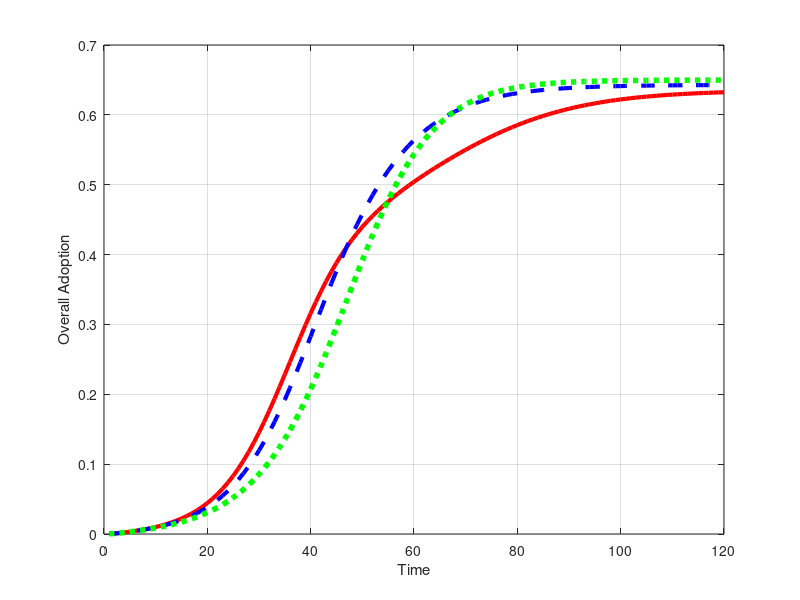
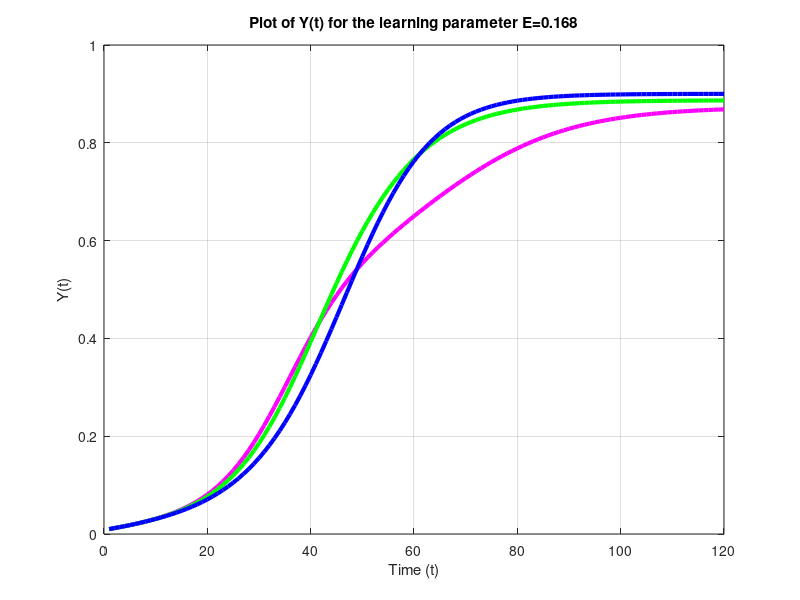
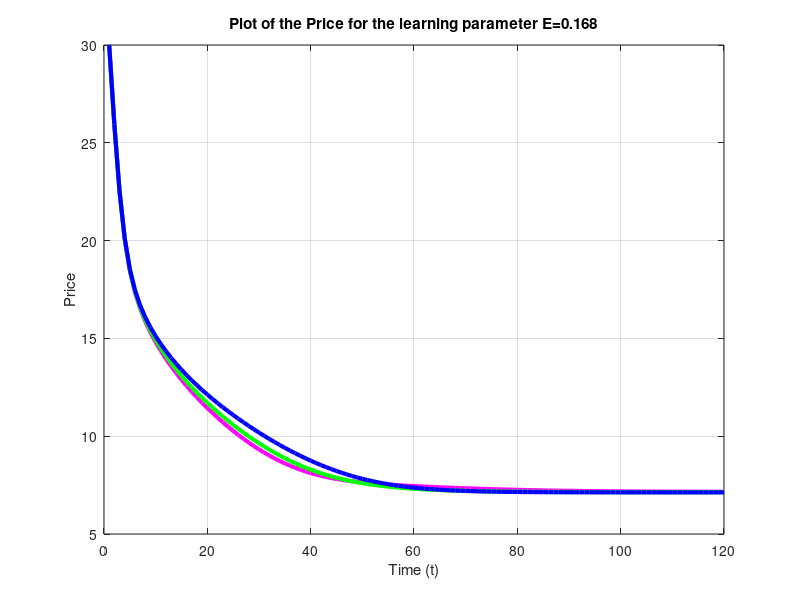
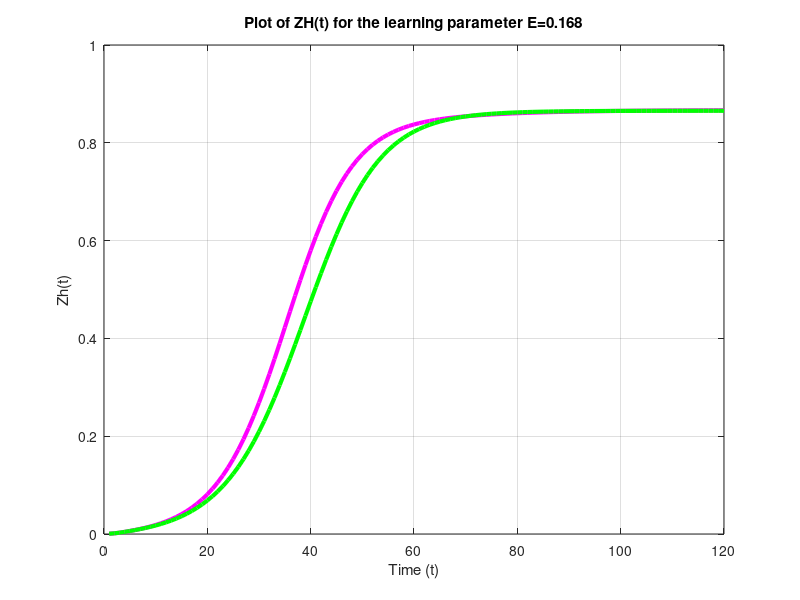

Source code (MATLAB) for these figures, in order: (Note: this script raises an error after producing the figures.)
%% Figure 1: Impact of Intergroup Interaction
%
% This script reproduces Figure 1 of the manuscript.
%
% The script evaluates innovation diffusion under different
% levels of intergroup interaction between communities.
%
% MATLAB version: R2024b

clear;
clc;
close all;

% Model parameters

global xi P eta b a n E rho0 alpha_H alpha_L beta_L beta_H t_initial t_final

xi = 0.05;
P = 0.05;
eta = 1;
etai = 1-eta;
b = 0.2;
a = 0;
E = 0.168; % the experience parameter E for solar panels
rho0 = 30; 
n = 8000;
t_initial = 0;
t_final = 120;
p2 = 0.05;
% parameters for the gamma distribution for community 1: G_H
alpha_H = 4;
beta_H = 4;

% parameters for the gamma distribution for community 2: G_L
alpha_L = alpha_H;
beta_L = 2;

Y0_H = 0.01;
Y0_L = 0.01;
Y0 = (Y0_H + Y0_L) / 2;

Z0_H = Y0_H * (1 - gamcdf(rho0, alpha_H, beta_H));
Z0_L = Y0_L * (1 - gamcdf(rho0, alpha_H, beta_L));
Z0 = (Z0_H + Z0_L) / 2;

% the time span
tspan = [t_initial, t_final];

% initial Z, Y and price vectors
Y = zeros(1, t_final);
Z = zeros(1, t_final);
price = rho0 * ones(1, t_final);
Y_H = zeros(1, t_final);
Y_L = zeros(1, t_final);
Z_H = zeros(1, t_final);
Z_L = zeros(1, t_final);
Disparity_OverallVector = zeros(1, t_final);
Z_H1 = zeros(1, t_final);
Z_L1 = zeros(1, t_final);


% Initial conditions
Y(1) = Y0;
Y_L(1) = Y0_L;
Y_H(1) = Y0_H;
Z(1) = Z0;
Z_L(1) = Z0_L;
Z_H(1) = Z0_H;
price(1) = rho0;

% the functions are solved for each iteration of the loop
ode = @(t, Y, Zi, Zj) ((xi * P + eta * (b * (1-a) + a * (2 * Zi - 1)) * Zi + etai * (b * (1-a) + a * (2 * Zj - 1)) * Zj) * (1 - Y)- p2 * (Y - Zi));

equationZ = @(Z, price, Y, beta) Y * (1 - gamcdf(price, alpha_H, beta)) - Z;

equationPrice = @(price, Z, rho0, n, E) rho0 * (n * Z) ^ -E - price;

% the Z and price equations for each iteration of the loop
for ts = 2:t_final
    [t, YH_sol] = ode45(@(t, Y_H) ode(t, Y_H, Z_H(ts-1), Z_L(ts-1)), [ts-1, ts], Y_H(ts-1));
    Y_H(ts) = YH_sol(end) ;

    [t, YL_sol] = ode45(@(t, Y_L) ode(t, Y_L, Z_L(ts-1), Z_H(ts-1)), [ts-1, ts], Y_L(ts-1));
    Y_L(ts) = YL_sol(end) ;

    Y(ts) = (Y_H(ts) + Y_L(ts)) / 2;

    price(ts) = fsolve(@(price) equationPrice(price, Z(ts-1), rho0, n , E), price(ts-1));

    Z_H(ts) = fsolve(@(Z_H) equationZ(Z_H, price(ts), Y_H(ts), beta_H), Z_H(ts-1));
    Z_L(ts) = fsolve(@(Z_L) equationZ(Z_L, price(ts), Y_L(ts), beta_L), Z_L(ts-1));

    Z(ts) = (Z_H(ts) + Z_L(ts)) / 2;

    Dsiparity_OverallVector(ts) = abs(Z_H(ts) - Z_L(ts));
end
Z_H1 = Z_H;
Z_L1 = Z_L;

Dsiparity_Overall = sum(abs(Z_H - Z_L));
Disparity_SteadyState = abs(Z_H(t_final) - Z_L(t_final));

% plot Z(t)
figure(1);
plot(1:t_final, Z, 'r', 'LineWidth', 3);
xlabel('Time');
ylabel('Overall Adoption');
%title('Adoption Proportion for Homophily Values (h)');
hold on
grid on;

% plot Y(t)
figure(2);
plot(1:t_final, Y, 'm', 'LineWidth', 3);
xlabel('Time (t)');
ylabel('Y(t)');
title('Plot of Y(t) for the learning parameter E=0.168');
hold on
grid on

% plot price
figure(3);
plot(1:t_final, price, 'm', 'LineWidth', 3);
xlabel('Time (t)');
ylabel('Price');
title('Plot of the Price for the learning parameter E=0.168');
grid on
hold on

% plot Dsiparity_OverallVector
figure(13);
plot(1:t_final, Dsiparity_OverallVector(1:t_final), 'r', 'LineWidth', 3);
xlabel('Time');
ylabel('Transient Disparity');
%title('Disparity for Homophily Values (h)');
hold on
grid on;

% plot ZH(t)
figure(4);
plot(1:t_final, Z_H, 'm', 'LineWidth', 3);
xlabel('Time (t)');
ylabel('Zh(t)');
title('Plot of ZH(t) for the learning parameter E=0.168');
hold on
grid on;

% plot ZL(t)
figure(5);
plot(1:t_final, Z_L, 'm', 'LineWidth', 3);
xlabel('Time (t)');
ylabel('Zl(t)');
title('Plot of ZL(t) for the learning parameter E=0.168');
hold on
grid on
Z1= Z;
%%%%%% Second etai
eta = 0.86;
etai = 0.14;

% initial Z, Y and price vectors
Y = zeros(1, t_final);
Z = zeros(1, t_final);
price = rho0 * ones(1, t_final);
Y_H = zeros(1, t_final);
Y_L = zeros(1, t_final);
Z_H = zeros(1, t_final);
Z_L = zeros(1, t_final);
Disparity_OverallVector = zeros(1, t_final);

Z_H2 = zeros(1, t_final);
Z_L2 = zeros(1, t_final);

% Initial conditions
Y(1) = Y0;
Y_L(1) = Y0_L;
Y_H(1) = Y0_H;
Z(1) = Z0;
Z_L(1) = Z0_L;
Z_H(1) = Z0_H;
price(1) = rho0;

% the functions are solved for each iteration of the loop
ode = @(t, Y, Zi, Zj) ((xi * P + eta * (b * (1-a) + a * (2 * Zi - 1)) * Zi + etai * (b * (1-a) + a * (2 * Zj - 1)) * Zj) * (1 - Y)- p2 *(Y - Zi));

equationZ = @(Z, price, Y, beta) Y * (1 - gamcdf(price, alpha_H, beta)) - Z;

equationPrice = @(price, Z, rho0, n, E) rho0 * (n * Z) ^ -E - price;

% the Z and price equations for each iteration of the loop
for ts = 2:t_final
    [t, YH_sol] = ode45(@(t, Y_H) ode(t, Y_H, Z_H(ts-1), Z_L(ts-1)), [ts-1, ts], Y_H(ts-1));
    Y_H(ts) = YH_sol(end) ;

    [t, YL_sol] = ode45(@(t, Y_L) ode(t, Y_L, Z_L(ts-1), Z_H(ts-1)), [ts-1, ts], Y_L(ts-1));
    Y_L(ts) = YL_sol(end) ;

    Y(ts) = (Y_H(ts) + Y_L(ts)) / 2;

    price(ts) = fsolve(@(price) equationPrice(price, Z(ts-1), rho0, n , E), price(ts-1));

    Z_H(ts) = fsolve(@(Z_H) equationZ(Z_H, price(ts), Y_H(ts), beta_H), Z_H(ts-1));
    Z_L(ts) = fsolve(@(Z_L) equationZ(Z_L, price(ts), Y_L(ts), beta_L), Z_L(ts-1));

    Z(ts) = (Z_H(ts) + Z_L(ts)) / 2;

    Dsiparity_OverallVector(ts) = abs(Z_H(ts) - Z_L(ts));
end

Z_H2 = Z_H;
Z_L2 = Z_L;

Dsiparity_Overall = sum(abs(Z_H - Z_L));
Disparity_SteadyState = abs(Z_H(t_final) - Z_L(t_final));

% plot Z(t)
figure(1);
plot(1:t_final, Z, '--', 'Color', 'b', 'LineWidth', 3);
hold on

% plot Y(t)
figure(2);
plot(1:t_final, Y, 'g', 'LineWidth', 3);
hold on

% plot price
figure(3);
plot(1:t_final, price, 'g', 'LineWidth', 3);
hold on

% plot Dsiparity_OverallVector
figure(13);
plot(1:t_final, Dsiparity_OverallVector(1:t_final), '--', 'Color', 'b', 'LineWidth', 3);
hold on

% plot ZH(t)
figure(4);
plot(1:t_final, Z_H, 'g', 'LineWidth', 3);

% plot ZL(t)
figure(5);
plot(1:t_final, Z_L, 'g', 'LineWidth', 3);
Z2 = Z;
%%%%% Third etai
eta = 0.63;
etai = 0.37;

% initial Z, Y and price vectors
Y = zeros(1, t_final);
Z = zeros(1, t_final);
price = rho0 * ones(1, t_final);
Y_H = zeros(1, t_final);
Y_L = zeros(1, t_final);
Z_H = zeros(1, t_final);
Z_L = zeros(1, t_final);
Disparity_OverallVector = zeros(1, t_final);

Z_H3 = zeros(1, t_final);
Z_L3 = zeros(1, t_final);

% Initial conditions
Y(1) = Y0;
Y_L(1) = Y0_L;
Y_H(1) = Y0_H;
Z(1) = Z0;
Z_L(1) = Z0_L;
Z_H(1) = Z0_H;
price(1) = rho0;

% the functions are solved for each iteration of the loop
ode = @(t, Y, Zi, Zj) ((xi * P + eta * (b * (1-a) + a * (2 * Zi - 1)) * Zi + etai * (b * (1-a) + a * (2 * Zj - 1)) * Zj) * (1 - Y)- p2 *(Y - Zi));

equationZ = @(Z, price, Y, beta) Y * (1 - gamcdf(price, alpha_H, beta)) - Z;

equationPrice = @(price, Z, rho0, n, E) rho0 * (n * Z) ^ -E - price;

% the Z and price equations for each iteration of the loop
for ts = 2:t_final
    [t, YH_sol] = ode45(@(t, Y_H) ode(t, Y_H, Z_H(ts-1), Z_L(ts-1)), [ts-1, ts], Y_H(ts-1));
    Y_H(ts) = YH_sol(end) ;

    [t, YL_sol] = ode45(@(t, Y_L) ode(t, Y_L, Z_L(ts-1), Z_H(ts-1)), [ts-1, ts], Y_L(ts-1));
    Y_L(ts) = YL_sol(end) ;

    Y(ts) = (Y_H(ts) + Y_L(ts)) / 2;

    price(ts) = fsolve(@(price) equationPrice(price, Z(ts-1), rho0, n , E), price(ts-1));

    Z_H(ts) = fsolve(@(Z_H) equationZ(Z_H, price(ts), Y_H(ts), beta_H), Z_H(ts-1));
    Z_L(ts) = fsolve(@(Z_L) equationZ(Z_L, price(ts), Y_L(ts), beta_L), Z_L(ts-1));

    Z(ts) = (Z_H(ts) + Z_L(ts)) / 2;

    Dsiparity_OverallVector(ts) = abs(Z_H(ts) - Z_L(ts));
end

Z_H3 = Z_H;
Z_L3 = Z_L;

Dsiparity_Overall = sum(abs(Z_H - Z_L));
Disparity_SteadyState = abs(Z_H(t_final) - Z_L(t_final));

% plot Z(t)
figure(1);
plot(1:t_final, Z, ':', 'Color', 'g' , 'LineWidth', 4);
hold on

% plot Y(t)
figure(2);
plot(1:t_final, Y, 'b', 'LineWidth', 3);
hold on

% plot price
figure(3);
plot(1:t_final, price, 'b', 'LineWidth', 3);
hold on

% plot Dsiparity_OverallVector
figure(13);
plot(1:t_final, Dsiparity_OverallVector(1:t_final), ':', 'Color',' g', 'LineWidth', 4);
hold on

% plot ZH(t)
figure(4);
plot(1:t_final, Z_H, 'b', 'LineWidth', 3);

% plot ZL(t)
figure(5);
plot(1:t_final, Z_L, 'b', 'LineWidth', 3);

Z3 = Z;
%%%%%% Forth etai
eta = 0.5;
etai = 0.5;

% initial Z, Y and price vectors
Y = zeros(1, t_final);
Z = zeros(1, t_final);
price = rho0 * ones(1, t_final);
Y_H = zeros(1, t_final);
Y_L = zeros(1, t_final);
Z_H = zeros(1, t_final);
Z_L = zeros(1, t_final);
Disparity_OverallVector = zeros(1, t_final);

Z_H4 = zeros(1, t_final);
Z_L4 = zeros(1, t_final);

% Initial conditions
Y(1) = Y0;
Y_L(1) = Y0_L;
Y_H(1) = Y0_H;
Z(1) = Z0;
Z_L(1) = Z0_L;
Z_H(1) = Z0_H;
price(1) = rho0;

% the functions are solved for each iteration of the loop
ode = @(t, Y, Zi, Zj) ((xi * P + eta * (b * (1-a) + a * (2 * Zi - 1)) * Zi + etai * (b * (1-a) + a * (2 * Zj - 1)) * Zj) * (1 - Y)- p2 * (Y - Zi));

equationZ = @(Z, price, Y, beta) Y * (1 - gamcdf(price, alpha_H, beta)) - Z;

equationPrice = @(price, Z, rho0, n, E) rho0 * (n * Z) ^ -E - price;

% the Z and price equations for each iteration of the loop
for ts = 2:t_final
    [t, YH_sol] = ode45(@(t, Y_H) ode(t, Y_H, Z_H(ts-1), Z_L(ts-1)), [ts-1, ts], Y_H(ts-1));
    Y_H(ts) = YH_sol(end) ;

    [t, YL_sol] = ode45(@(t, Y_L) ode(t, Y_L, Z_L(ts-1), Z_H(ts-1)), [ts-1, ts], Y_L(ts-1));
    Y_L(ts) = YL_sol(end) ;

    Y(ts) = (Y_H(ts) + Y_L(ts)) / 2;

    price(ts) = fsolve(@(price) equationPrice(price, Z(ts-1), rho0, n , E), price(ts-1));

    Z_H(ts) = fsolve(@(Z_H) equationZ(Z_H, price(ts), Y_H(ts), beta_H), Z_H(ts-1));
    Z_L(ts) = fsolve(@(Z_L) equationZ(Z_L, price(ts), Y_L(ts), beta_L), Z_L(ts-1));

    Z(ts) = (Z_H(ts) + Z_L(ts)) / 2;

    Dsiparity_OverallVector(ts) = abs(Z_H(ts) - Z_L(ts));
end

Z_H4 = Z_H;
Z_L4 = Z_L;
Z4 = Z;

Dsiparity_Overall = sum(abs(Z_H - Z_L));
Disparity_SteadyState = abs(Z_H(t_final) - Z_L(t_final));

% plot Z(t)
figure(1);
plot(1:t_final, Z, '-.', 'Color', 'k', 'LineWidth', 3);
hold on
legend('I = 0', 'I = 0.14', 'I = 0.37', 'I = 0.5')
ylim([0,1]);
xlim([0,120]);

% plot Y(t)
figure(2);
plot(1:t_final, Y, '--r', 'LineWidth', 3);
hold on
legend('\eta_{-i} = 0', '\eta_{-i} = 0.125', '\eta_{-i} = 0.375', '\eta_{-i} = 0.5')


% plot price
figure(3);
plot(1:t_final, price, '--r', 'LineWidth', 3);
hold on
legend('\eta_{-i} = 0', '\eta_{-i} = 0.125', '\eta_{-i} = 0.375', '\eta_{-i} = 0.5')

% plot Dsiparity_OverallVector
figure(13);
plot(1:t_final, Dsiparity_OverallVector(1:t_final), '-.', 'Color','k', 'LineWidth', 3);
legend('I = 0', 'I = 0.14', 'I = 0.37', 'I = 0.5')
hold on
ylim([0,1]);
xlim([0,120]);

Dist12H = sum(abs(Z_H1 - Z_H2));
Dist12L = sum(abs(Z_L1 - Z_L2));

Dist23H = sum(abs(Z_H2 - Z_H3));
Dist23L = sum(abs(Z_L2 - Z_L3));

Dist34H = sum(abs(Z_H3 - Z_H4));
Dist34L = sum(abs(Z_L3 - Z_L4));

% plot ZH(t)
figure(4);
plot(1:t_final, Z_H, '--r', 'LineWidth', 3);

% plot ZL(t)
figure(5);
plot(1:t_final, Z_L, '--r', 'LineWidth', 3);

% plot zhs
figure(6);
plot(1:t_final, Z_H1, 'r', 'LineWidth', 3);
hold on
plot(1:t_final, Z_H2, 'b', 'LineWidth', 3);
hold on
plot(1:t_final, Z_H3, 'g', 'LineWidth', 3);
hold on
plot(1:t_final, Z_H4, 'm', 'LineWidth', 3);
legend('\eta_{-i} = 0', '\eta_{-i} = 0.125', '\eta_{-i} = 0.375', '\eta_{-i} = 0.5')
grid on
ylim([0,1]);
xlim([0,120]);
xlabel('Time (t)');
ylabel('Z_H(t)');
title('Plot of ZH(t) for the learning parameter E=0.168');
% plot zls
figure(7);
plot(1:t_final, Z_L1, 'r', 'LineWidth', 3);
hold on
plot(1:t_final, Z_L2, 'b', 'LineWidth', 3);
hold on
plot(1:t_final, Z_L3, 'g', 'LineWidth', 3);
hold on
plot(1:t_final, Z_L4, 'm', 'LineWidth', 3);
legend('\eta_{-i} = 0', '\eta_{-i} = 0.125', '\eta_{-i} = 0.375', '\eta_{-i} = 0.5')
grid on
ylim([0,1]);
xlim([0,120]);
xlabel('Time (t)');
ylabel('ZL(t)');
title('Plot of ZL(t) for the learning parameter E=0.168');
% Example data (2x3 matrix)
data = [2.8383, 1.0336, 0.4055, 0.0955, 0.1035; 
        1.344, 1.4432, 1.4864, 1.49, 1.4635]; % Your actual data should replace this

% Define x and y labels (Plain text for the heatmap)
%xLabels = {'0 \rightarrow 0.05', '0.05 \rightarrow 0.1', '0.1 \rightarrow 0.15', '0.15 \rightarrow 0.2', '0.2 \rightarrow 0.25', '0.25 \rightarrow 0.3', '0.3 \rightarrow 0.35', '0.35 \rightarrow 0.4', '0.4 \rightarrow 0.45', '0.45 \rightarrow 0.5'}; % Temporary plain labels for x-axis
xLabels = {'0 \rightarrow 0.1', '0.1 \rightarrow 0.2', '0.2 \rightarrow 0.3', '0.3 \rightarrow 0.4', '0.4 \rightarrow 0.5'}; % Temporary plain labels for x-axis
yLabels = {'Disparity within c_Ls', 'Disparity within c_Hs'}; % Labels for y-axis

% Ensure the figure is new and there is no conflict with 'hold on'
figure; % Create a new figure

% Create heatmap
h = heatmap(xLabels, yLabels, data);

% Customize heatmap
h.Title = 'Heatmap of disparity within communities vs Interactability';
h.XLabel = '\eta_{-i}';

% Optional: Customize colormap
colormap('parula');

% Data from the table
%a = [0.5, 0.55, 0.6, 0.65, 0.7, 0.75, 0.8, 0.85, 0.9, 0.95, 1]; % x-axis values (parameter h)
a = [0.5, 0.45, 0.4, 0.35, 0.3, 0.25, 0.2, 0.15, 0.1, 0.05, 0];
Dispchcl = [32.2, 33.3, 34.5, 35.8, 37, 38.5, 40, 41.8, 43.8, 46.6, 50.9]; % y-axis values

% Create a figure
figure(17);

% Create a bar chart
b = bar(a, Dispchcl, 'FaceColor', 'flat'); % Bar chart with flat coloring

% Set all bars to blue
b.FaceColor = 'b'; % Blue color for all bars

% Add labels, title, and legend
xlabel('Intergroup Interaction', 'Interpreter', 'latex');
ylabel('Cumulative Disparity', 'Interpreter', 'latex');
ylim([30, 55]);
%title('Cumulative Disparity for Homophily Values (h)', 'Interpreter', 'latex');

% Customize grid and aesthetics
grid on;
set(gca, 'FontSize', 12);

hold off;

% --------------------------------
% Create separate zoom-in figure
% --------------------------------

x_zoom = 100:120;

figure(9);
clf;
plot(x_zoom, Z1(x_zoom), 'r', 'LineWidth', 20);
hold on;
plot(x_zoom, Z2(x_zoom), '--b', 'LineWidth', 20);
plot(x_zoom, Z3(x_zoom), ':g', 'LineWidth', 20);
plot(x_zoom, Z4(x_zoom), '-.k', 'LineWidth', 20);

grid on;
box on;

xlabel('Time', 'FontName', 'Times New Roman', 'FontSize', 140);
ylabel('Adoption', 'FontName', 'Times New Roman', 'FontSize', 140);

xlim([100 120]);

y_min = min([Z1(x_zoom), Z2(x_zoom), Z3(x_zoom), Z4(x_zoom)]);
y_max = max([Z1(x_zoom), Z2(x_zoom), Z3(x_zoom), Z4(x_zoom)]);

y_margin = 0.002;   % try 0.001, 0.002, or 0.005
ylim([y_min - y_margin, y_max + y_margin]);

xticks([100 110 120]);

ytick_values = linspace(y_min, y_max, 4);
yticks(ytick_values);
ytickformat('%.3f');

set(gca, 'FontName', 'Times New Roman');
set(gca, 'FontSize', 140);
set(gca, 'LineWidth', 0.8);

% Make the figure small and clean
set(gcf, 'Units', 'inches');
set(gcf, 'Position', [1 1 2.4 1.7]);

% Save as EPS
set(gcf, 'Renderer', 'painters');
print(gcf, 'Fig1_zoom_in.eps', '-depsc', '-r600');
